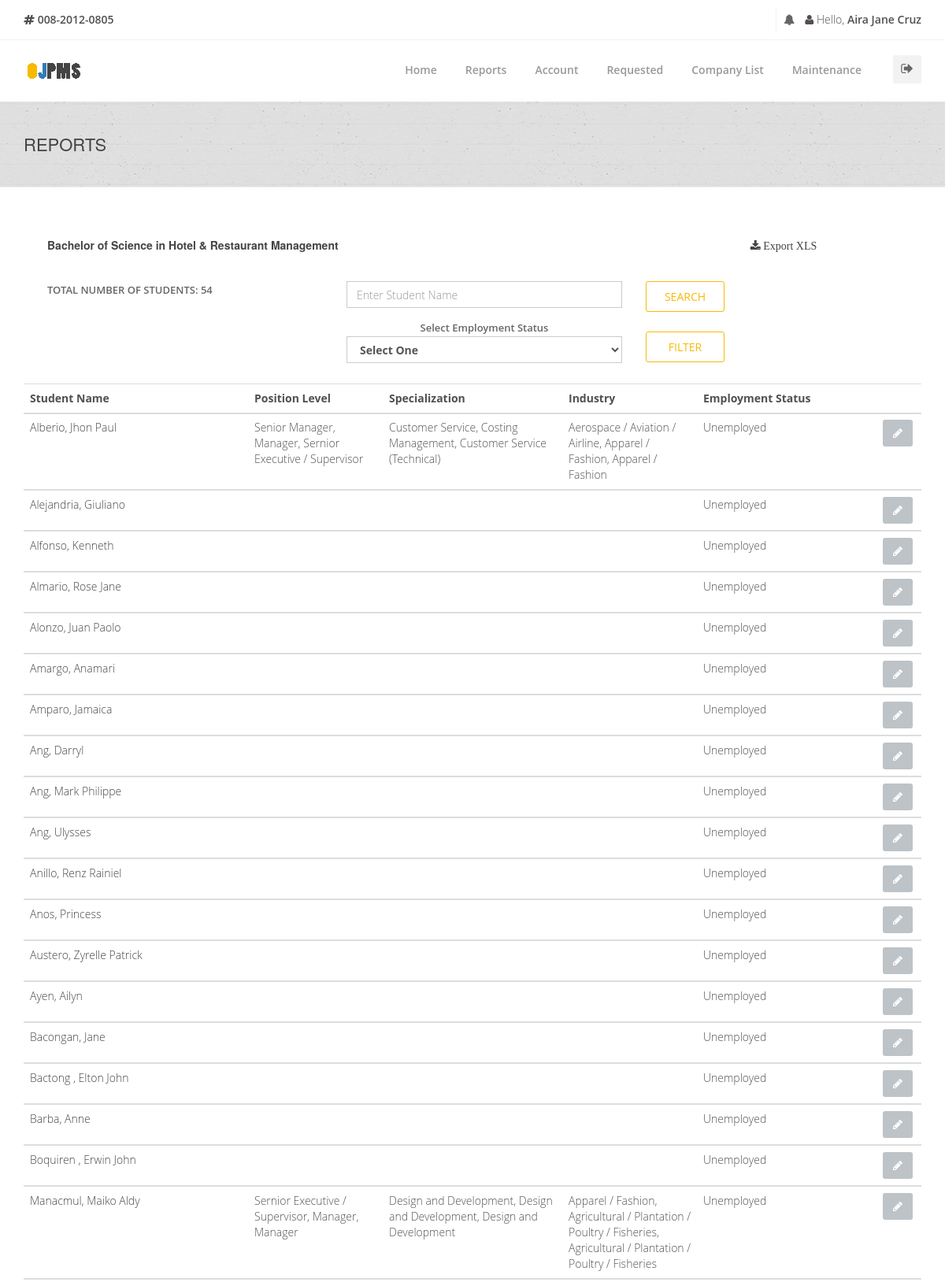
/admin/admin-field.php?id=5 (signed in, upper part), run on the app's committed database.
### tables this page shows
CREATE TABLE `coursetbl` (
  `CourseID` int(11) NOT NULL AUTO_INCREMENT,
  `CourseTitle` varchar(255) NOT NULL,
  `CourseCode` varchar(255) NOT NULL,
  `CourseDescription` varchar(255) NOT NULL,
  PRIMARY KEY (`CourseID`)
);

CREATE TABLE `studentinfotbl` (
  `StudentID` varchar(255) NOT NULL,
  `Password` varchar(255) NOT NULL,
  `SaltedPassword` varchar(255) NOT NULL,
  `FirstName` varchar(255) NOT NULL,
  `MiddleName` varchar(255) NOT NULL,
  `LastName` varchar(255) NOT NULL,
  `Gender` varchar(255) NOT NULL,
  `Birthdate` varchar(255) NOT NULL,
  `Status` varchar(255) NOT NULL,
  `CivilStatus` varchar(255) NOT NULL,
  `Nationality` varchar(255) NOT NULL,
  `EmploymentStatus` varchar(255) NOT NULL,
  `FBLink` varchar(255) NOT NULL,
  `TwitterLink` varchar(255) NOT NULL,
  `ProfileImage` varchar(255) NOT NULL,
  `MajorCourse` varchar(255) NOT NULL,
  PRIMARY KEY (`StudentID`)
);

### connection.php (called while the page is built, shortened)
<?php
class GSecureSQLConfig
{
    static function get_mysqli_config($type = NULL)
    {
        if (strtoupper($type) == 'LOCALHOST') {
            return array(
                'host' => 'localhost:3306',
                'user' => 'root',
                'pass' => '',
                'db' => 'e2edb'
            );
        } else {
            return array(
                'host' => 'mysql.hostinger.ph',
                'user' => 'u987316885_e2edb',
                'pass' => 'o2ehQX3wqO',
                'db' => 'u987316885_e2edb'
            );
        }
    }
}
class GSecureSQL
{
    private static $config;
    private static function _get_mysqli_config()
    {
        self::$config = GSecureSQLConfig::get_mysqli_config();
    }
    static function query($sql, $has_return = FALSE, $types = NULL)
    {
        $cn = new mysqli(
            self::$config['host'],
            self::$config['user'],
            self::$config['pass'],
            self::$config['db']
        );
        $ret = NULL;
        $st = $cn->prepare($sql);
        if (is_null($types)) {
            if (!$has_return) {
                $st->execute();
                $st->close();
                $cn->close();
                $ret = 'Query has been executed';
            } else {
                $st->execute();
                $code_result = '$st->bind_result(';
                $bool = false;
                $p = array();
                for($i = 0; $i < $st->field_count; $i++){
                    if(!$bool){
                        $bool = true;
                        $code_result .= '$p[' . $i . ']';
                    }else{
                        $code_result .= ',$p[' . $i . ']';
                    }
                }
                $code_result .= ');';
                eval($code_result);
                $ret = array();
                $k = 0;
                while($st->fetch()){
                    for($i = 0; $i < count($p); $i++){
                        $ret[$k][$i] = $p[$i];
                    }
                    $k++;
                }
                $st->close();
                $cn->close();
            }
        } else {
            if (!$has_return) {
                $arg = func_get_args();
                $code = '$st->bind_param($types';
                for ($i = 3; $i < count($arg); $i++) {
                    $code .= ',$arg[' . $i . ']';
                }
                $code .= ');';
                eval($code);
                $st->execute();
                $st->close();
                $cn->close();
            } else {
                $arg = func_get_args();
                $code = '$st->bind_param($types';
                for ($i = 3; $i < count($arg); $i++) {
                    $code .= ',$arg[' . $i . ']';
                }
                $code .= ');';
                eval($code);
                $st->execute();
                $code_result = '$st->bind_result(';
                $bool = false;
                $p = array();
                for($i = 0; $i < $st->field_count; $i++){
                    if(!$bool){
                        $bool = true;
                        $code_result .= '$p[' . $i . ']';
                    }else{
                        $code_result .= ',$p[' . $i . ']';
                    }
                }
                $code_result .= ');';
                eval($code_result);
                $ret = array();
                $k = 0;
                while($st->fetch()){
                    for($i = 0; $i < count($p); $i++){
                        $ret[$k][$i] = $p[$i];
                    }
                    $k++;
                }
            }
        }
        return $ret;
    }
}

### admin/admin-field.php (the view, shortened to what this page needs)
<?php
include('../connection.php');
$CourseID = $_GET['id'];
$course_tbl =
    GSecureSQL::query(
        "SELECT * FROM coursetbl WHERE CourseID = ?",
        TRUE,
        "s",
        $CourseID
    );
$CourseTitle = $course_tbl[0][1];
$CourseCode = $course_tbl[0][2];
$studentinfo_tbl =
    GSecureSQL::query(
        "SELECT COUNT(*) FROM studentinfotbl WHERE MajorCourse=?",
        TRUE,
        "s",
        $CourseCode
    );
$Total = $studentinfo_tbl[0][0];
?>
<!doctype html>
<html lang="en">
<head>
    <link href="../css/bootstrap.min.css" rel="stylesheet"/>
    <link href="../css/bootstrapValidator.min.css" rel="stylesheet"/>
    <link rel="stylesheet" href="../css/font-awesome.min.css" type="text/css" media="screen">
    <link href="../fonts/ffonts/montserrat.css" rel="stylesheet" type="text/css">
    <link href="../fonts/ffonts/kaushan.css" rel="stylesheet" type="text/css">
    <link href="../fonts/ffonts/droid.css" rel="stylesheet" type="text/css">
    <link href="../fonts/ffonts/roboto.css" rel="stylesheet" type="text/css">
    <link rel="stylesheet" type="text/css" href="../css/slicknav.css" media="screen">
    <link rel="stylesheet" type="text/css" href="../css/style.css" media="screen">
    <link rel="stylesheet" type="text/css" href="../css/responsive.css" media="screen">
    <link rel="stylesheet" type="text/css" href="../css/animate.css" media="screen">
    <link rel="stylesheet" type="text/css" href="../css/colors/yellow.css" title="yellow" media="screen"/>
</head>
<body>
<div id="container">
        <div class="top-bar">
            <div class="container">
                <div class="row">
                    <div class="col-md-6">
                            <ul class="contact-details">
                                <li class="profile-name"><i class="fa fa-hashtag"></i> <b>008-2012-0805</b></li>
                            </ul>
                    </div>
                    <div class="col-md-6">
                            <ul class="social-list">
                                <li class="profile-name">
                                    <a class="bell itl-tooltip" data-placement="bottom" title="" href="#" data-original-title="Notification"><i class="fa fa-bell"></i></a>
                                </li>
                                <li class="profile-name">
                                </li>
                                <li class="profile-name">
                                    <i class="fa fa-user"></i> Hello, <b>Aira Jane Cruz</b>
                                </li>
                            </ul>
                    </div>
                </div>
            </div>
        </div>
        <div class="navbar navbar-default navbar-top">
            <div class="container">
                <div class="navbar-header">
                     <a class="navbar-brand" href="">
                        <img src="../images/ojpms.png">
                    </a>
                </div>
                <div class="navbar-collapse collapse">
                    <div class="signout-side">
                        <a class="show-signout" data-toggle='modal' data-target='#Logout'><i class="fa fa-sign-out"></i></a>
                    </div>
                    <ul class="nav navbar-nav navbar-right">
                        <li>
                            <a href="admin.php">Home</a>
                        </li>
                        <li>
                            <a>Reports</a>
                         </li>
                        <li>
                            <a href="admin-account.php">Account</a>
                        </li>
                        <li>
                            <a href="admin-requested.php">Requested</a>
                        </li>
                        <li>
                           <a>Company List</a>
                        </li>
                        <li>
                        <a> Maintenance</a>
                    </li>
                    </ul>
                </div>
            </div>
</div>
<div class="page-banner" style="padding:40px 0; center #f9f9f9;">
    <div class="container">
        <div class="row">
            <div class="col-md-6">
                <h2>Reports</h2>
            </div>
        </div>
    </div>
</div>
<br><br><br>
<div class="container">
    <div class="header_advertising">
        <div class="container">
            <div class="col-md-8">
                <h5> <?php echo $CourseTitle; ?> <h5>
            </div>
            <div class="col-md-4">
                <div class="form-group text-center">
                    <a href="" >
                        <span class="fa fa-download"> Export XLS </span>
                    </a>
                </div>
            </div>
        </div>
    </div>
    <div class="header2_advertising">
        <div class="container">
            <div class = "row-field">
            <div class="col-sm-4">
                <label><b>TOTAL NUMBER OF STUDENTS: <?php echo $Total; ?></b></label>
            </div>
            <div class="col-sm-4">
                <div class="form-group">
                        <input type="text" name= id= "" class="form-control"
                               value="" placeholder = "Enter Student Name">
                </div>
            </div>
            <div class="col-sm-4">
                 <button type="submit" class="btn-system btn-large border-btn" href="#" style = "width:100px;" >Search</button>
            </div>
            </div>
            <div class = "row-field">
            <div class = "col-md-4" style = "margin-left:380px;" >
                    <label>
                        <center><b>Select Employment Status </b>
                    </label></center>
                    <select id="status" name="status" class="form-control" style="width:350px;">
                        <option value="pos"> Select One</option>
                    </select><br>
            </div>
            <div class="col-md-3" style = "margin-top:15px;" >
                 <button type="submit" class="btn-system btn-large border-btn" href="#" style = "width:100px;">Filter</button>
            </div>
            </div>
            </div>
        </div>
    </div>
  <div class = "container">
    <table class="table segment table-hover">
        <thead>
        <tr>
            <th width="25%" class="tabletitle"> Student Name</th>
            <th width="15%" class="tabletitle"> Position Level</th>
            <th width="20%" class="tabletitle"> Specialization</th>
            <th width="15%" class="tabletitle"> Industry</th>
            <th width="20%" class="tabletitle"> Employment Status</th>
            <th width="5%" class="tabletitle"></th>
        </thead>
        <?php
        $studentinfocourse_tbl =
            GSecureSQL::query(
                "SELECT
                StudentID,
                FirstName,
                LastName,
                EmploymentStatus
                FROM studentinfotbl
                WHERE MajorCourse = ?
                ORDER BY LastName ASC",
                TRUE,
                "s",
                $CourseCode
            );
        foreach ($studentinfocourse_tbl as $value) {
            $StudentID = $value[0];
            $FirstName = $value[1];
            $LastName = $value[2];
            $FullName = $LastName . ", " . $FirstName;
            $EmploymentStatus = $value[3];
            $positionlevel_tbl =
                GSecureSQL::query(
                    "SELECT PositionLevel FROM workexperiencetbl WHERE StudentID = ? LIMIT 3",
                    TRUE,
                    "s",
                    $StudentID
                );
            $specialization_tbl =
                GSecureSQL::query(
                    "SELECT Specialization FROM workexperiencetbl WHERE StudentID = ? LIMIT 3",
                    TRUE,
                    "s",
                    $StudentID
                );
            $industry_tbl =
                GSecureSQL::query(
                    "SELECT Industry FROM workexperiencetbl WHERE StudentID = ? LIMIT 3",
                    TRUE,
                    "s",
                    $StudentID
                );
            $positionlevel_tbl = array_reduce($positionlevel_tbl, 'array_merge', array());
            $specialization_tbl = array_reduce($specialization_tbl, 'array_merge', array());
            $industry_tbl = array_reduce($industry_tbl, 'array_merge', array());
            $PositionLevel = implode(", ", $positionlevel_tbl);
            $Specialization = implode(", ", $specialization_tbl);
            $Industry = implode(", ", $industry_tbl);
            ?>
            <tbody>
            <tr>
                <td>
                    <a href = 'resumelink.php'><?php echo $FullName; ?></a>
                </td>
                <td class = 'tcenter'><?php echo $PositionLevel; ?></td>
                <td class = 'tcenter'><?php echo $Specialization; ?></td>
                <td class = 'tcenter'><?php echo $Industry; ?></td>
                <td class = 'tcenter'><?php echo $EmploymentStatus; ?></td>
                <td>
                    <a id='Edit' href='admin-editstudent.php' class='btn btn-default'>
                        <i class='fa fa-pencil'></i>
                    </a>
                </td>
            </tr>
            </tbody>
            <?php
        }
        ?>
    </table>
</div>
</div>
<br><br>
</body>
</html>

### css/colors/yellow.css (style rules this page uses)
a { color: #444; }
.navbar-default .navbar-nav > li > a:after { background-color: #f8ba01; }
.btn-system { background-color: #f8ba01; }
.btn-system.border-btn { border-color: #f8ba01; color: #f8ba01; }

### data on the page
coursetbl: CourseTitle "Bachelor of Science in Hotel & Restaurant Management"
studentinfotbl: FullName "Alberio, Jhon Paul", PositionLevel "Senior Manager, Manager, Sernior Executive / Supervisor", Specialization "Customer Service, Costing Management, Customer Service (Technical)", Industry "Aerospace / Aviation / Airline, Apparel / Fashion, Apparel / Fashion", EmploymentStatus "Unemployed"
studentinfotbl: FullName "Alejandria, Giuliano", EmploymentStatus "Unemployed"
studentinfotbl: FullName "Alfonso, Kenneth", EmploymentStatus "Unemployed"
studentinfotbl: FullName "Almario, Rose Jane", EmploymentStatus "Unemployed"
studentinfotbl: FullName "Alonzo, Juan Paolo", EmploymentStatus "Unemployed"
studentinfotbl: FullName "Amargo, Anamari", EmploymentStatus "Unemployed"
studentinfotbl: FullName "Amparo, Jamaica", EmploymentStatus "Unemployed"
studentinfotbl: FullName "Ang, Darryl", EmploymentStatus "Unemployed"
studentinfotbl: FullName "Ang, Mark Philippe", EmploymentStatus "Unemployed"
studentinfotbl: FullName "Ang, Ulysses", EmploymentStatus "Unemployed"
studentinfotbl: FullName "Anillo, Renz Rainiel", EmploymentStatus "Unemployed"
studentinfotbl: FullName "Anos, Princess", EmploymentStatus "Unemployed"
studentinfotbl: FullName "Austero, Zyrelle Patrick", EmploymentStatus "Unemployed"
studentinfotbl: FullName "Ayen, Ailyn", EmploymentStatus "Unemployed"
studentinfotbl: FullName "Bacongan, Jane", EmploymentStatus "Unemployed"
studentinfotbl: FullName "Bactong , Elton John", EmploymentStatus "Unemployed"
studentinfotbl: FullName "Barba, Anne", EmploymentStatus "Unemployed"
studentinfotbl: FullName "Boquiren , Erwin John", EmploymentStatus "Unemployed"
studentinfotbl: FullName "Manacmul, Maiko Aldy", PositionLevel "Sernior Executive / Supervisor, Manager, Manager", Specialization "Design and Development, Design and Development, Design and Development", Industry "Apparel / Fashion, Agricultural / Plantation / Poultry / Fisheries, Agricultural / Plantation / Poultry / Fisheries", EmploymentStatus "Unemployed"

### other printed values
$Total "54"
